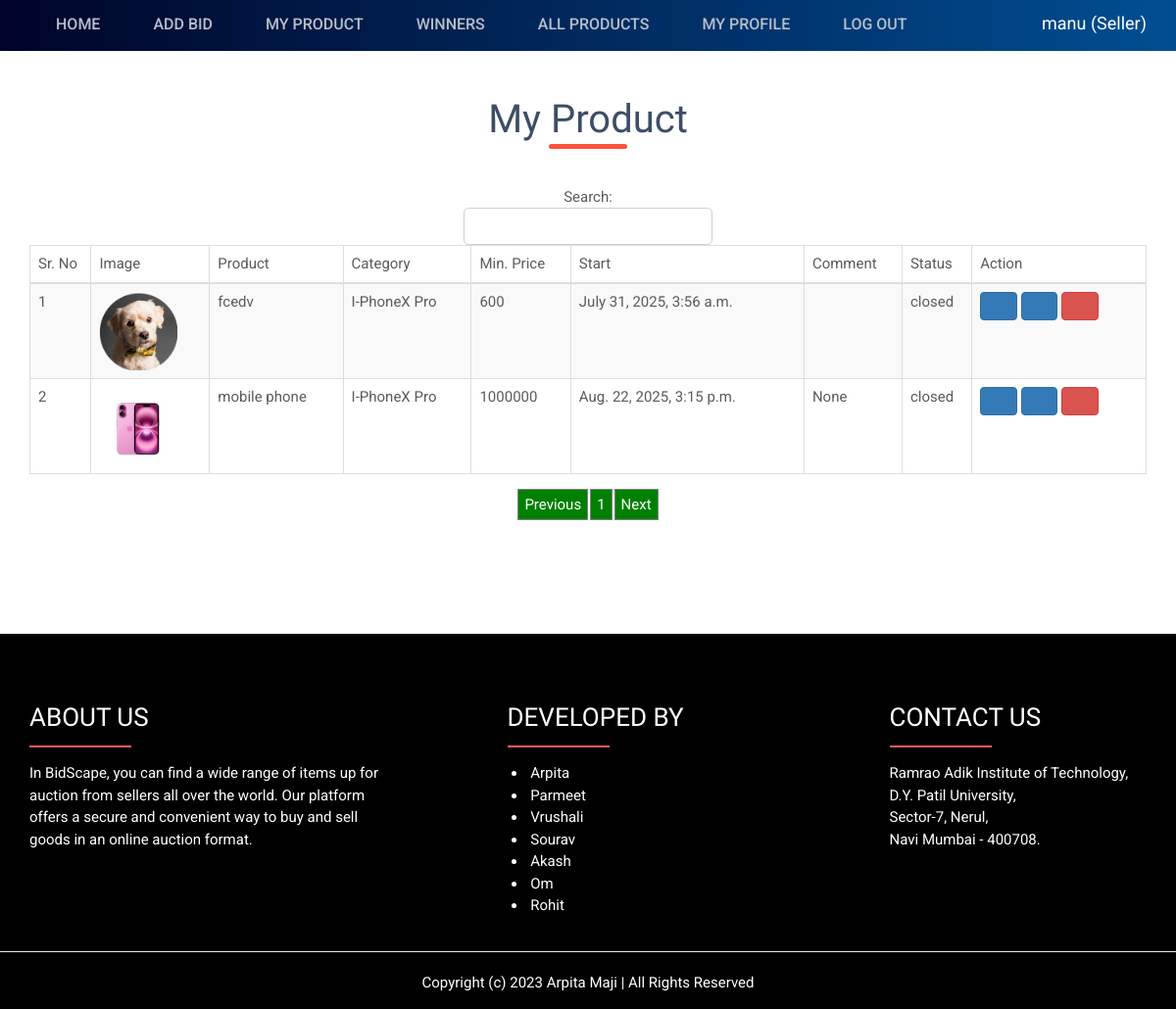
Page /view_product (signed in) on the earlier database version.
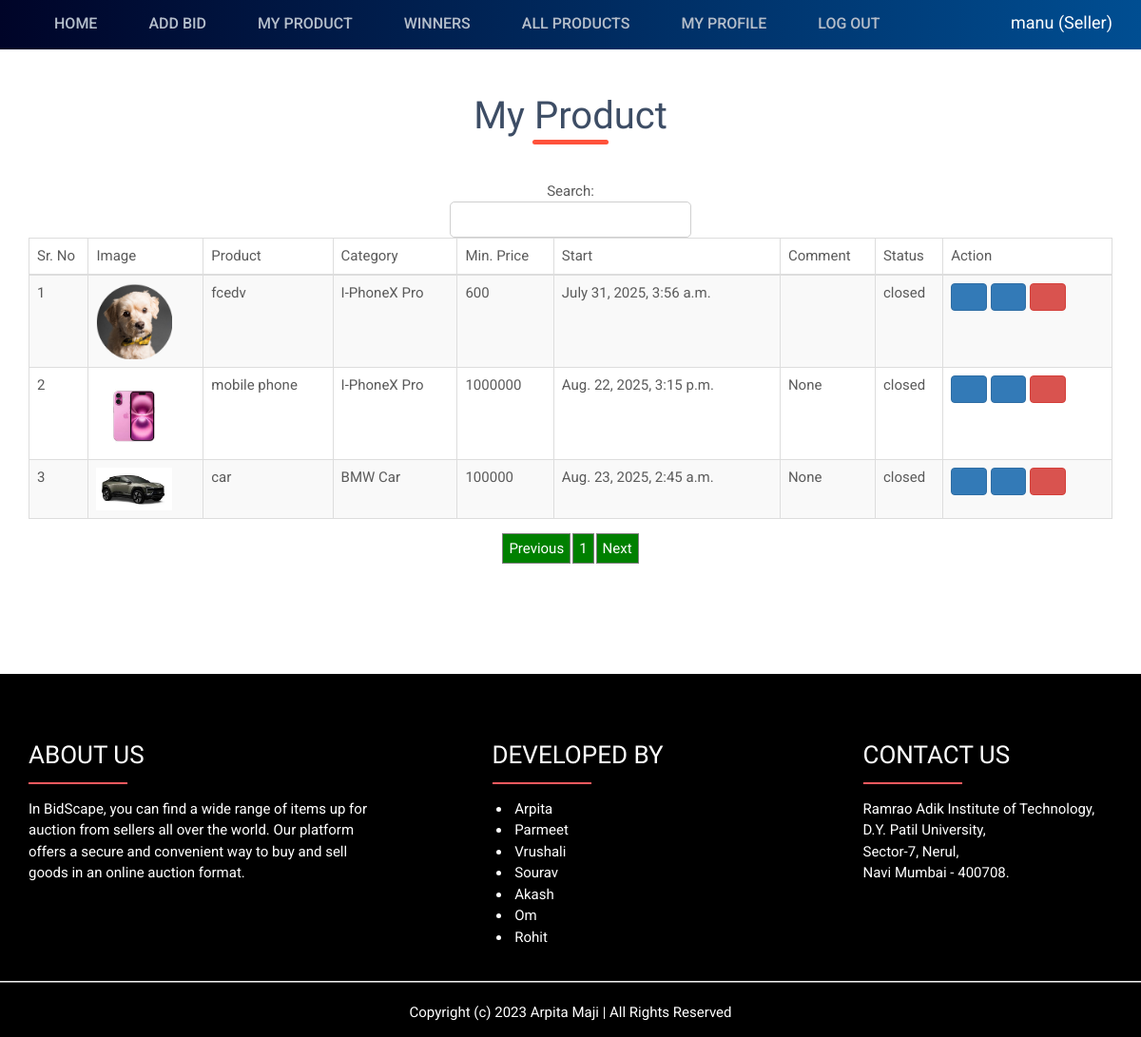
Same page on the later database version.
### bid_app/models.py (models this page shows, shortened)
class AuctionUser(models.Model):
    user = models.ForeignKey(User,on_delete=models.CASCADE,null=True, blank=True)
    dob = models.DateField(null=True, blank=True)
    address = models.CharField(max_length=100,null=True, blank=True)
    contact = models.CharField(max_length=10,null=True, blank=True)
    image = models.FileField(null=True, blank=True)
    user_type = models.CharField(max_length=100,null=True, blank=True)
    status = models.CharField(max_length=100,null=True, blank=True, default="Pending")
    membership = models.ForeignKey(Member_fee,on_delete=models.CASCADE,null=True, blank=True)
    created = models.DateTimeField(auto_now_add=True)
    adhar_card = models.FileField(null=True, blank=True)
    pan_card = models.FileField(null=True, blank=True)
    bank_statement = models.FileField(null=True, blank=True)
    adhar_number = models.CharField(max_length=100,null=True, blank=True)
    pan_number = models.CharField(max_length=100,null=True, blank=True)
    account_number = models.CharField(max_length=100,null=True, blank=True)
    agree = models.BooleanField(null=True, blank=True)
    email_verification = models.BooleanField(null=True, blank=True)
    otp = models.CharField(max_length=100,null=True, blank=True)

class Product(models.Model):
    status  = models.CharField(max_length=100,null=True, default='live')
    bid_type  = models.CharField(max_length=100,null=True)
    payment_status  = models.CharField(max_length=100,null=True,default='pending')
    winner  = models.ForeignKey(User, on_delete=models.CASCADE, null=True, blank=True, related_name='winner')
    user  = models.ForeignKey(User, on_delete=models.CASCADE, null=True, blank=True, related_name='seller')
    name = models.CharField(max_length=100,null=True)
    min_price = models.IntegerField(null=True)
    final_price = models.IntegerField(null=True)
    interval_price = models.IntegerField(null=True)
    images = models.FileField(null=True)
    session = models.DateTimeField(null=True, blank=True)
    endsession = models.DateTimeField(null=True, blank=True, auto_now_add=True)
    category = models.ForeignKey(Sub_Category,on_delete=models.CASCADE,null=True)
    parameter = models.TextField(null=True, default="{}")
    description = models.TextField(null=True, blank=True)
    comment = models.TextField(null=True, blank=True)
    created = models.DateField(auto_now_add=True, null=True, blank=True)

class Sub_Category(models.Model):
    category = models.ForeignKey(Category,on_delete=models.CASCADE,null=True)
    name = models.CharField(max_length=100,null=True)

### bid_app/views.py (the view)
# urls.py: path('view_product', view_product, name="view_product"),
def view_product(request):
    if not request.user.is_authenticated:
        return redirect('login')
    if request.user.is_authenticated:
        auctionuser = AuctionUser.objects.get(user=request.user)
        if auctionuser.status == "pending":
            messages.success(request, "Your verification is pending. complete your additional detail and email verification. if these are already completed then try login after sometime.We are working on your detail verification.Thanks!")
            return redirect('profile', request.user.id)
    product = Product.objects.filter(user=request.user)
    return render(request, 'view_product.html', {'product': product})

### bid_app/templates/view_product.html (shortened to what this page needs)
{% extends 'index.html' %}
{% load static %}
{% block body %}
  <link rel = stylesheet href="https://cdn.datatables.net/1.10.23/css/dataTables.bootstrap.min.css">
<div id="inner_banner" class="inner_banner_section">
  <div class="container">
    <div class="breadcrumbs">
            <h3 class="title">My Product</h3>
    </div>
  </div>
</div>
<br>
    <center>
    <div class="container" style ="margin-bottom : 10%">
      <table id="example" class="table table-striped table-bordered" cellspacing="0" width="100%">
        <thead>
          <tr>
            <th>Sr. No</th>
            <th>Image</th>
            <th>Product</th>
            <th>Category</th>
            <th>Min. Price</th>
            <th>Start</th>
            <th>Comment</th>
            <th>Status</th>
            <th style="width:15%">Action</th>
          </tr>
        </thead>
        <tbody>
        {% for i in product %}
          <tr>
              <td>{{forloop.counter}}</td>
              <td>
                  <img src="{{i.images.url}}" style="width:80px">
              </td>
              <td>{{i.name}}</td>
              <td>{{i.category.name}}</td>
              <td>{{i.min_price}}</td>
              <td>{{i.session}}</td>
              <td>{{i.comment}}</td>
              <td>{{i.status}}</td>
                <td>
                  <a href="{% url 'edit_product' i.id %}">
                    <i class="fa fa-edit btn btn-primary" ></i>
                  </a>
                  <a href="{% url 'product_detail' i.id %}">
                        <i class="fa fa-info btn btn-primary" ></i>
                    </a>
                    <a href="{% url 'delete_product' i.id %}" onclick="return confirm('Are you sure?')">
                            <i class="fa fa-trash-o btn btn-danger"></i>
                    </a>
              </td>
          </tr>
        {% empty %}
          <tr>
              <td colspan="9">Data Not found</td>
          </tr>
    {% endfor %}
    </tbody>
</table>
 </div></center>
{% endblock %}

### bid_app/templates/index.html (shortened to what this page needs)
<!DOCTYPE html>
{% load static %}
<html class="no-js">
<head id="Head1">
<link rel="stylesheet" href="{% static 'assets/plugins/bootstrap/css/bootstrap.min.css' %}" />
<link rel="stylesheet" href="{% static 'assets/plugins/font-awesome/css/font-awesome.min.css' %}" />
<link rel="stylesheet" href="{% static 'css/style.css' %}" />
<link rel="stylesheet" href="{% static 'css/vendor/venobox.css' %}" />
<link rel="stylesheet" href="{% static 'css/rain.style.css' %}" />
<link rel="stylesheet" href="{% static 'css/responsive.css' %}" />
    </head>
</head>
<body class="home">
                <div class="navigation-row">
                    <nav id="mainmenu">
                        <div class="wrap">
                            <ul>
                                {% if request.user.is_authenticated and request.user.auctionuser_set.all.0.user_type == "Seller" %}
                                <li><a href="/" title="Auction-Home">Home</a></li>
                                    <li><a href="/add_product" title="Add Bid">Add Bid</a></li>
                                    <li><a href="/view_product" title="View Bid">My Product</a></li>
                                    <li><a href="/meetwinners/" title="Meet Winners">Winners</a></li>
                                    <li><a href="/all_product/" title="Hot Products">All Products</a></li>
                                    <li><a href="/profile/{{request.user.id}}" title="My Profile">My Profile</a></li>
                                    <li><a href="/logout" title="Logout">Log out</a></li>
                                    <div class="user-login">
                                        <p style="color:white">{{request.user.first_name}} ({{request.user.auctionuser_set.all.0.user_type}})</p>
                                    </div>
                                {% else %}
                                    <li><a href="/" title="Auction-Home">Home</a></li>
                                    <li><a href="/about" title="About Us">About Us</a></li>
                                    <li><a href="/loginadmin" title="Login">Admin Login</a></li>
                                    <li><a href="/login" title="Login">Login</a></li>
                                    <li><a href="/signup" title="Signup">Sign up</a></li>
                                {% endif %}
                            </ul>
                        </div>
                    </nav>
                </div>
           {% block body %}
           {% endblock %}
                        <footer id="footer" class="footer-1" style="color: white;background-color: black;">
                            <div class="main-footer widgets-dark typo-light">
                            <div class="container">
                            <div class="row">
                              <div class="col-xs-12 col-sm-6 col-md-4">
                            <div class="widget subscribe no-box ">
                            <h5 class="widget-title about" style="color:white;">ABOUT US</h5>
                            <p>In BidScape, you can find a wide range of items up for auction from sellers all over the world. Our platform offers a secure and convenient way to buy and sell goods in an online auction format.
                            </p>
                            </div>
                            </div>
                            <div class="col-xs-12 col-sm-6 col-md-1">
            </div>
                            <div class="col-xs-12 col-sm-6 col-md-3">
                            <div class="widget no-box">
                            <h5 class="widget-title about" style="color:white;">DEVELOPED BY</h5>
                            <ul class="thumbnail-widget">
                            <li>
                            <div class="thumb-content">&nbsp;Arpita</div>
                            </li>
                            <li>
                            <div class="thumb-content">&nbsp;Parmeet</div>
                            </li>
                            <li>
                                <div class="thumb-content">&nbsp;Vrushali</div>
                            </li>
                            <li>
                                <div class="thumb-content">&nbsp;Sourav</div>
                            </li>
                            <li>
                                <div class="thumb-content">&nbsp;Akash</div>
                            </li>
                            <li>
                                <div class="thumb-content">&nbsp;Om</div>
                            </li>
                            <li>
                                <div class="thumb-content">&nbsp;Rohit</div>
                            </li>
                            </ul>
                            </div>
                            </div>
                            <div class="col-xs-12 col-sm-6 col-md-1">
            </div>
                            <div class="col-xs-12 col-sm-6 col-md-3">
                            <div class="widget no-box">
                            <h5 class="widget-title about" style="color:white;">CONTACT US</h5>
                                        <p>Ramrao Adik Institute of Technology, D.Y. Patil University,<br>Sector-7, Nerul,<br>Navi Mumbai - 400708.</p>
                            </div>
                            </div>
                            </div>
                            </div>
                              <hr style="height:0.5px;color:gray;background-color:gray;">
                            <div class="footer-copyright">
                            <div class="container">
                            <div class="row">
                            <div class="col-md-12 text-center">
                            <p>Copyright (c) 2023 Arpita Maji | All Rights Reserved</p>
                            </div>
                            </div>
                            </div>
                            </div>
                            </footer>
</body>
</html>

### bid_app/static/css/style.css (style rules this page uses)
html, body, div, span, applet, object, iframe, h1, h2, h3, h4, h5, h6, p, pre, a, abbr, acronym, address, big, cite, code, del, dfn, img, ins, kbd, q, s, samp, strike,tt, var, b, u, i, center, dl, dt, dd, ol, ul, li, fieldset, form, label, legend, table, caption, tbody, tfoot, thead, tr, th, td, article, aside, canvas, details, embed, figure, figcaption, footer, header, hgroup, menu, nav, output, ruby, section, summary, time, mark, audio, video { margin:0; padding:0; border:0; font-size:100%; font:inherit; vertical-align:baseline; }
article, aside, details, figcaption, figure, footer, header, hgroup, menu, nav, section { display:block; }
body { line-height:1; }
table { border-collapse:collapse; border-spacing:0; }
ul { list-style:disc; margin:0; padding:0 0 0 20px; margin:10px 0 15px; }
ul li { margin:0; padding:0; }
* { -webkit-box-sizing:border-box; -moz-box-sizing:border-box; -o-box-sizing:border-box; -ms-box-sizing:border-box; box-sizing:border-box; }
*:before, *:after { -webkit-box-sizing:border-box; -moz-box-sizing:border-box; -o-box-sizing:border-box; -ms-box-sizing:border-box; box-sizing:border-box; }
html, body { -webkit-font-smoothing:antialiased; -webkit-text-size-adjust:100%; height:100% }
body { font:15px/1.5 "Roboto", Helvetica,Arial,sans-serif; font-weight:400; color:#5b5b5b; }
img { vertical-align:top; border:0; }
a, input[type="button"], input[type="submit"], button { -moz-transition:background-color 550ms cubic-bezier(0.450, 1.000, 0.320, 1.000), color 550ms cubic-bezier(0.450, 1.000, 0.320, 1.000); -webkit-transition:background-color 550ms cubic-bezier(0.450, 1.000, 0.320, 1.000), color 550ms cubic-bezier(0.450, 1.000, 0.320, 1.000); -o-transition:background-color 0.2s ease-in, color 0.2s ease-in; -ms-transition:background-color 550ms cubic-bezier(0.450, 1.000, 0.320, 1.000), color 550ms cubic-bezier(0.450, 1.000, 0.320, 1.000); transition:background-color 550ms cubic-bezier(0.450, 1.000, 0.320, 1.000), color 550ms cubic-bezier(0.450, 1.000, 0.320, 1.000); }
a { color:#e28133; text-decoration:none; }
p { margin:0 0 15px 0; }
h1,h2, h3, h4, h5, h6 { line-height:1.2; margin:0 0 15px; -webkit-font-smoothing:antialiased; -moz-font-smoothing:antialiased; -ms-font-smoothing:antialiased; font-smoothing:antialiased; color:#3d4d65; font-family:"Roboto Condensed", Helvetica,Arial,sans-serif; }
h3 { font-size:40px; }
h5 { font-size:26px; }
.cf:before, .cf:after,.wrap:after,.wrap:before, .tabcontent:before, .tabcontent:after, .formlist li:before, .formlist li:after, .bid-credit-row:before, .bid-credit-row:after, .auction-status-row:before, .auction-status-row:after, .auction-info li:before, .auction-info li:after { content:""; display:table; }
.cf:after,.wrap:after, .tabcontent:after, .formlist li:after, .bid-credit-row:after, .auction-status-row:after, .auction-info li:after { clear:both; }
.cf,.wrap, .formlist li, .bid-credit-row, .auction-status-row, .auction-info li { zoom:1; }
.wrap { max-width:1170px; width:100%; margin:0 auto; }
#mainmenu { background: #000428; background: -webkit-linear-gradient(to left, #004e92, #000428); background: linear-gradient(to left, #004e92, #000428); }
#mainmenu ul { margin:0; padding:0; list-style:none; }
#mainmenu li { float:left; }
#mainmenu li a { display:block; line-height:50px; color:#b5becb; font-size:16px; text-transform:uppercase; font-weight:500; padding:0 27px; text-shadow:0 0 1px rgba(61,77,101,0.25); }
#mainmenu a::after { content: ''; position: absolute; width: 100%; transform: scaleX(0); height: 2px; bottom: 0; left: 0; background-color: #f0f3f8; transform-origin: bottom right; transition: transform 0.25s ease-out; }
#footer { background:#000428; position:relative; z-index:3; padding:70px 0 0; }
.user-login { float:right; margin-top:10px;margin-right: -100px;font-size: 18px; }
.title { position: relative; line-height: 70px; }
.title::after { content: ''; background: #ff523b; width: 100px; height: 5px; border-radius: 10px; position: absolute; bottom: 0; left: 50%; transform: translateX(-50%); }

### bid_app/static/css/responsive.css (style rules this page uses)
@media only screen and (min-width: 768px) { .user-login form, #mainmenu ul, .account-bar > ul { display:block !important; } }
@media only screen and (min-width: 1001px) and (max-width: 1200px) { .wrap { width:auto; padding:0 15px; } }
@media only screen and (min-width: 1001px) and (max-width: 1200px) { img { max-width: 100%; width:auto; height:auto; } }
@media only screen and (min-width: 1001px) and (max-width: 1200px) { .user-login { margin:10px 0 0; } }

Differences in the rows shown:
added Product: images (picture), name "car", category.name "BMW Car", min_price "100000", session "Aug. 23, 2025, 2:45 a.m.", comment "None", status "closed"
